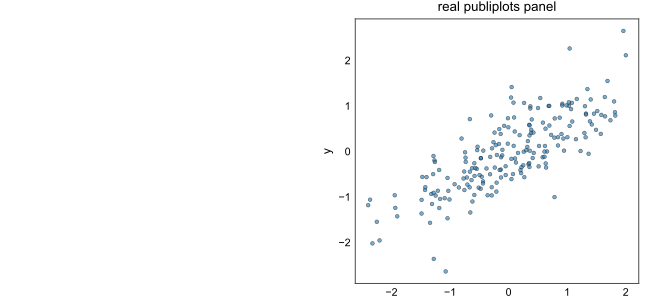

Write Python code to recreate this figure.
"""Produce a publiplots-style canvas with a reserved schematic slot.

Outputs: canvas_with_slot.pdf, canvas_with_slot.svg in spikes/composer/fixtures/.
The canvas is 174 mm x 80 mm (Cell 2-col single row) with two panels:
  - LEFT  (5..85 mm wide, 5..75 mm tall): RESERVED SLOT (axes off, no patch)
  - RIGHT (94..169 mm wide, 5..75 mm tall): a real publiplots scatter

We construct the figure with bare matplotlib (NOT pp.subplots) so the
publiplots SubplotsAutoLayout reactor doesn't resize the figure to fit
decorations after we set its mm dimensions. Plot styling still inherits
publiplots' rcParams because `import publiplots as pp` runs init_rcparams().

The reserved slot's mm-rect is recorded as JSON next to the output files so
the compositors can read it back without re-deriving the geometry.
"""

from __future__ import annotations

import json
from pathlib import Path

import matplotlib.pyplot as plt
import numpy as np
import publiplots as pp  # noqa: F401  -- side effect: init_rcparams

OUT_DIR = Path(__file__).resolve().parent
CANVAS_W_MM, CANVAS_H_MM = 174.0, 80.0
SLOT_X_MM, SLOT_Y_MM, SLOT_W_MM, SLOT_H_MM = 5.0, 5.0, 80.0, 70.0
RIGHT_X_MM, RIGHT_Y_MM, RIGHT_W_MM, RIGHT_H_MM = 94.0, 5.0, 75.0, 70.0

MM2INCH = 1.0 / 25.4


def main() -> None:
    # Bare-matplotlib figure with mm-precise dims; no auto-layout reactor.
    fig = plt.figure(figsize=(CANVAS_W_MM * MM2INCH, CANVAS_H_MM * MM2INCH))

    # The "real" right axes.
    ax_right = fig.add_axes((
        RIGHT_X_MM / CANVAS_W_MM,
        RIGHT_Y_MM / CANVAS_H_MM,
        RIGHT_W_MM / CANVAS_W_MM,
        RIGHT_H_MM / CANVAS_H_MM,
    ))
    rng = np.random.default_rng(0)
    x = rng.normal(0, 1, 200)
    y = 0.7 * x + rng.normal(0, 0.5, 200)
    ax_right.scatter(x, y, s=8, alpha=0.6, edgecolor="black", linewidth=0.4)
    ax_right.set_xlabel("x")
    ax_right.set_ylabel("y")
    ax_right.set_title("real publiplots panel")

    # The reserved slot: empty axes, no spines, no ticks.
    ax_slot = fig.add_axes((
        SLOT_X_MM / CANVAS_W_MM,
        SLOT_Y_MM / CANVAS_H_MM,
        SLOT_W_MM / CANVAS_W_MM,
        SLOT_H_MM / CANVAS_H_MM,
    ))
    ax_slot.set_axis_off()
    ax_slot.patch.set_visible(False)

    pdf_path = OUT_DIR / "canvas_with_slot.pdf"
    svg_path = OUT_DIR / "canvas_with_slot.svg"
    # Determinism knobs:
    #   - metadata={...: None} suppresses the wall-clock CreationDate (PDF) /
    #     dc:date (SVG) keys.
    #   - svg.hashsalt fixes the per-session random salt matplotlib uses for
    #     <defs> path / clip-path IDs (default: None → random per process).
    # Both are required for byte-stable output across re-runs; otherwise
    # `git diff` flares after every regen.
    plt.rcParams["svg.hashsalt"] = "publiplots-composer-spike"
    fig.savefig(pdf_path, transparent=True, metadata={"CreationDate": None})
    fig.savefig(svg_path, transparent=True, metadata={"Date": None})
    plt.close(fig)

    geom_path = OUT_DIR / "canvas_with_slot.geom.json"
    geom_path.write_text(json.dumps({
        "canvas_mm": [CANVAS_W_MM, CANVAS_H_MM],
        "slot_mm":   [SLOT_X_MM, SLOT_Y_MM, SLOT_W_MM, SLOT_H_MM],
        "right_panel_mm": [RIGHT_X_MM, RIGHT_Y_MM, RIGHT_W_MM, RIGHT_H_MM],
    }, indent=2))
    print(f"wrote {pdf_path}")
    print(f"wrote {svg_path}")
    print(f"wrote {geom_path}")


if __name__ == "__main__":
    main()
